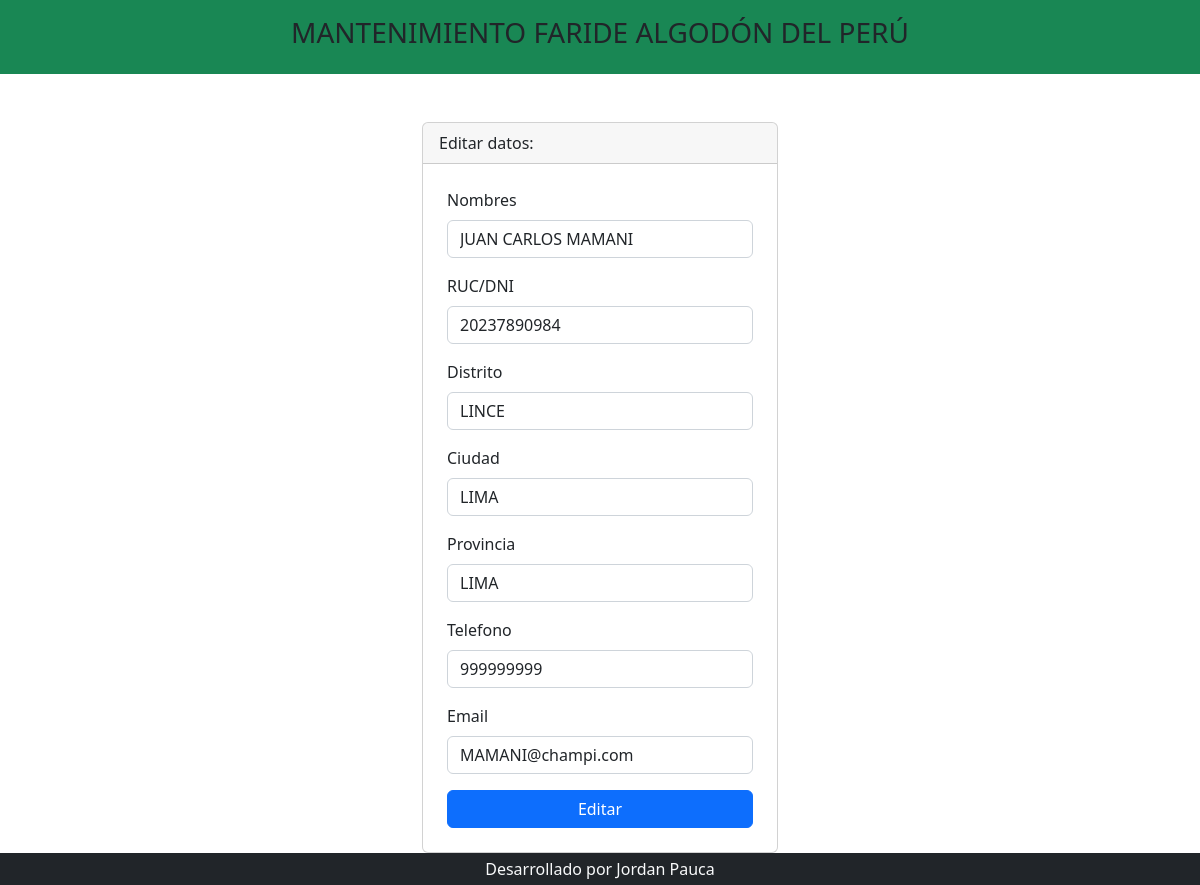
The page /editar_cliente.php?codigo=1 on the database its author committed.
### tables this page shows
CREATE TABLE `cliente` (
  `id_cliente` int(11) NOT NULL,
  `id_usuario` int(11) NOT NULL,
  `nombre` varchar(100) NOT NULL,
  `ruc_dni` varchar(12) NOT NULL,
  `distrito` varchar(50) NOT NULL,
  `ciudad` varchar(50) NOT NULL,
  `provincia` varchar(50) NOT NULL,
  `telefono` varchar(15) NOT NULL,
  `email` varchar(60) NOT NULL
);

### editar_cliente.php (the view, shortened to what this page needs)
<?php include 'template/header.php' ?>
<?php
include_once 'model/conexion.php';
$codigo = $_GET['codigo'];
$sentencia= $bd->prepare("select * from cliente where id_cliente=?;");
$sentencia->execute([$codigo]);
$cliente = $sentencia->fetch(PDO::FETCH_OBJ);
?>
<div class="container mt-5">
    <div class="row justify-content-center">
        <div class="col-md-4">
        <div class="card">
                <div class="card-header">
                    Editar datos:
                </div>
                <form class="p-4" method="POST" action="editarProceso_cliente.php">
                    <div class="mb-3">
                        <label class="form-label">Nombres</label>
                        <input type="text" class="form-control" name="txtNombres" required
                        value="<?php echo $cliente->nombre; ?>">
                    </div>
                    <div class="mb-3">
                        <label class="form-label">RUC/DNI</label>
                        <input type="number" class="form-control" name="txtRucDni" required
                        value="<?php echo $cliente->ruc_dni; ?>">
                    </div>
                    <div class="mb-3">
                        <label class="form-label">Distrito</label>
                        <input type="text" class="form-control" name="txtDistrito" required
                        value="<?php echo $cliente->distrito; ?>">
                    </div>
                    <div class="mb-3">
                        <label class="form-label">Ciudad</label>
                        <input type="text" class="form-control" name="txtCiudad" required
                        value="<?php echo $cliente->ciudad; ?>">
                    </div>
                    <div class="mb-3">
                        <label class="form-label">Provincia</label>
                        <input type="text" class="form-control" name="txtProvincia" required
                        value="<?php echo $cliente->provincia; ?>">
                    </div>
                    <div class="mb-3">
                        <label class="form-label">Telefono</label>
                        <input type="number" class="form-control" name="txtTelefono" required
                        value="<?php echo $cliente->telefono; ?>">
                    </div>
                    <div class="mb-3">
                        <label class="form-label">Email</label>
                        <input type="email" class="form-control" name="txtEmail" required
                        value="<?php echo $cliente->email; ?>">
                    </div>
                    <div class="d-grid">
                        <input type="submit" class="btn btn-primary" value="Editar" required>
                    </div>
                </form>
            </div>
        </div>
    </div>
</div>
<?php include 'template/footer.php' ?>

### rows shown on the page
cliente: txtNombres "JUAN CARLOS MAMANI", txtRucDni "20237890984", txtDistrito "LINCE", txtCiudad "LIMA", txtProvincia "LIMA", txtTelefono "999999999", txtEmail "MAMANI@champi.com"
